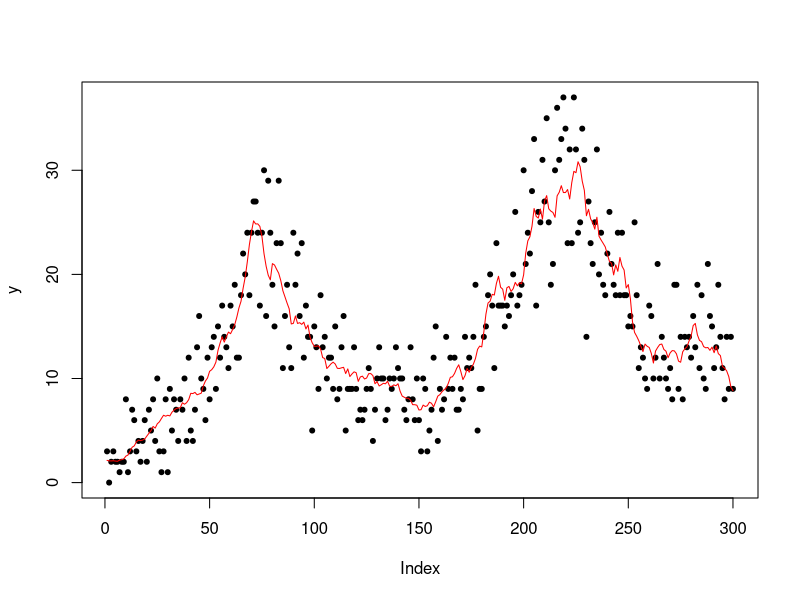

Source code (R):
set.seed(7)

setwd(dirname(normalizePath(sys.frames()[[1]]$ofile)))
filename <- "poisson_piecewisetrend_300" # csv file to save the data

Tt <- 300

# Slope muda de sinal em breakpoints — tendência local por partes
breakpoints <- c(0, 75, 150, 225, 300)
slopes      <- c(0.025, -0.02, 0.018, -0.015)

theta_true <- numeric(Tt)
theta_true[1] <- 2.0
for (t in 2:Tt) {
	seg <- findInterval(t-1, breakpoints, rightmost.closed = TRUE)
	theta_true[t] <- theta_true[t-1] + slopes[seg]
}

# Adiciona ruído de nível pequeno
theta1 <- theta_true + cumsum(rnorm(Tt, 0, 0.04))

# Centraliza
theta1 <- theta1 - mean(theta1) + 2.5

lambda <- exp(theta1)
y <- rpois(Tt, lambda)

plot(y, pch=20)
lines(exp(theta1), type="l", col="red")

# Save the data
saveRDS(list(y = y, theta=theta1), paste(filename, ".rds", sep=""))
